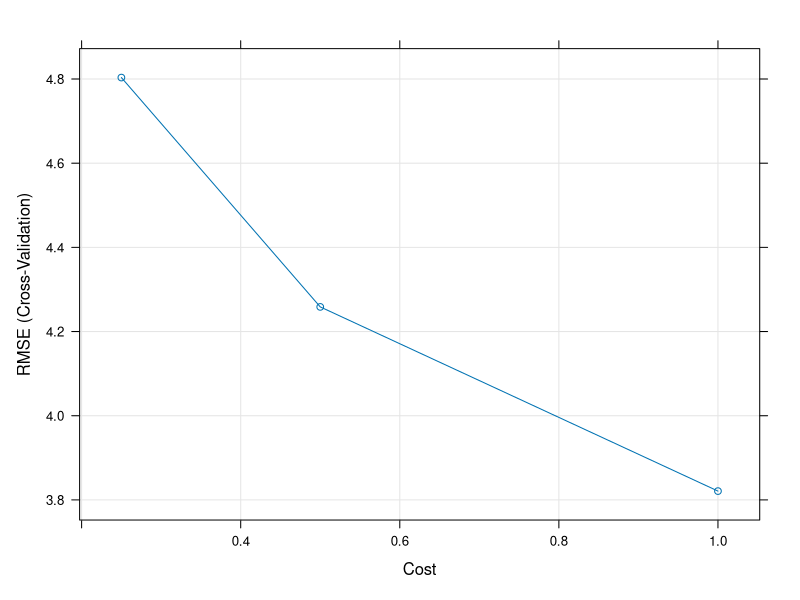

Recreate this plot in R.
library(MASS)

data(Boston)

str(Boston)

library(e1071)
model = svm(medv ~ ., data = Boston)
print(model)

set.seed(1)
library(caret)
library(kernlab)
model <- train(
  medv ~ .,
  data = Boston,
  method = 'svmRadial'
)
model

set.seed(1)
model2 <- train(
  medv ~ .,
  data = Boston,
  method = 'svmRadial',
  preProcess = c("center", "scale")
)
model2

set.seed(1)
inTraining <- createDataPartition(Boston$medv, p = .80, list = FALSE)
training <- Boston[inTraining,]
testing  <- Boston[-inTraining,]

set.seed(1)
model3 <- train(
  medv ~ .,
  data = training,
  method = 'svmRadial',
  preProcess = c("center", "scale")
)
model3

test.features = subset(testing, select=-c(medv))
test.target = subset(testing, select=medv)[,1]

predictions = predict(model3, newdata = test.features)

# RMSE
sqrt(mean((test.target - predictions)^2))

# R2
cor(test.target, predictions) ^ 2

### CROSS-VALIDATION

df = cbind(predictions, test.target)
write.table(df, file = "RMSECalcular.txt", sep = "\t", eol = "\n")

set.seed(1)
ctrl <- trainControl(
  method = "cv",
  number = 10,
)

set.seed(1)
model4 <- train(
  medv ~ .,
  data = testing,
  method = 'svmRadial',
  preProcess = c("center", "scale"),
  trCtrl = ctrl
)
model4

test.features = subset(testing, select=-c(medv))
test.target = subset(testing, select=medv)[,1]

predictions = predict(model4, newdata = test.features)

# RMSE
sqrt(mean((test.target - predictions)^2))

# R2
cor(test.target, predictions) ^ 2


set.seed(1)

tuneGrid <- expand.grid(
  C = c(0.25, .5, 1),
  sigma = 0.1
)

model5 <- train(
  medv ~ .,
  data = training,
  method = 'svmRadial',
  preProcess = c("center", "scale"),
  trControl = ctrl,
  tuneGrid = tuneGrid
)
model5

plot(model5)
